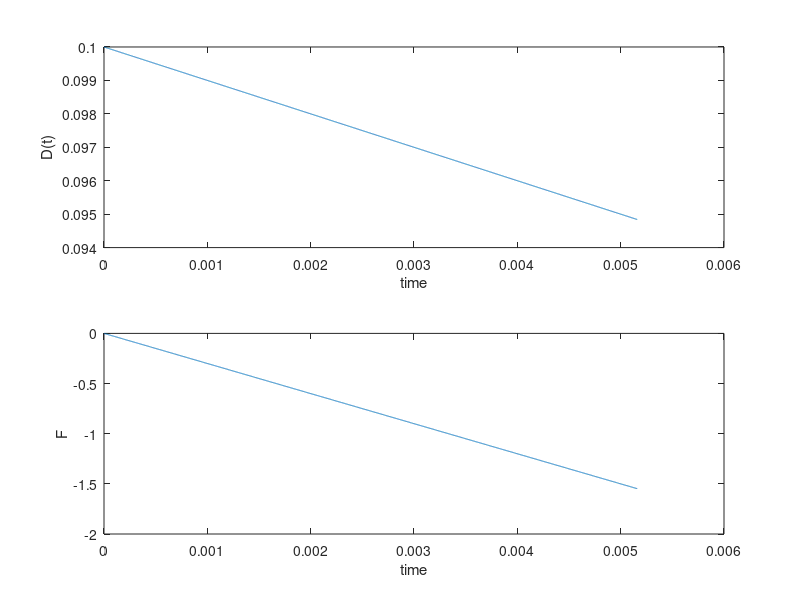

MATLAB code for this plot: (Note: this script raises an error after producing the figure.)
% We try to numerically solve the differential equation.
clear all
close all
clc
%%
global  G d0 Fmat_ tMat_ lMat_ rho
% Independent variable for ODE integration
% ncall=0;
% Initial condition
n=512;
rho =1000;
G = 3e6;
w = 10e-3;
t = 1e-3;
I = w*t^3/12;
A = w*t;
Fmat_=[];
tMat_ =[];
lMat_ =[];
% ell = d0;
y0 =zeros(2*n,1);

y0(n*3/2) = 1e-5*(rand(1)-0.5);
d0 = 100e-3; %Length of strip ~ 10cm

%% Set F
figure(2)
% ODE integration
tmat = linspace(0,5.16e-3,10000);

v=1;
Dmat = 0.1*ones(size(tmat))-v*tmat;
subplot(2,1,1)
plot(tmat,Dmat)
ylabel('D(t)'); xlabel('time')
% clf
subplot(2,1,2)
gamma = (Dmat(end)-Dmat(1))/Dmat(1);
Fmat = linspace(0,gamma*G*A,length(tmat)) ;

plot(tmat,Fmat)
ylabel('F'); xlabel('time')



%%
tic
reltol=1.0e-9; abstol=1.0e-9;
options=odeset('RelTol',reltol,'AbsTol',abstol);
% [t,y]=ode45(@(t,y) odeEulerBernoulli2(t,y,B_by_K,FbyKtMat,tMat,ell), tspan,y0,options);
noise = 1e-7;
[t,y]=ode23s(@(t,y) odeEulerBernoulli4(t,y,Fmat,Dmat,tmat,G,I,A,v), [tmat(1) tmat(end)],y0);

toc

%%
close all
figure(1)
plot(tMat_,Fmat_,'.')
title('Force')
%%
figure(2)
plot(tMat_,lMat_,'.')
title('Length of strip l')
%%
figure(3)
waterfall(y(1:10:end,n+1:2*n))
view(10,100)
%%
%   
% figure(3)
% waterfall(y(1:1:833,n+1:2*n))
% view(10,100)
% %% 
% close all
% Y = fft(y(end,n+1:2*n));
% Fs = 1000;            % Sampling frequency                    
% T = 1/Fs;             % Sampling period       
% L = 512;             % Length of signal
% t = (0:L-1)*T;        %
% P2 = abs(Y/L);
% P1 = P2(1:L/2+1);
% P1(2:end-1) = 2*P1(2:end-1);
% f = Fs*(0:(L/2))/L;
% plot(f,P1) 
% title('Single-Sided Amplitude Spectrum of X(t)')
% xlabel('f (Hz)')
% ylabel('|P1(f)|')
